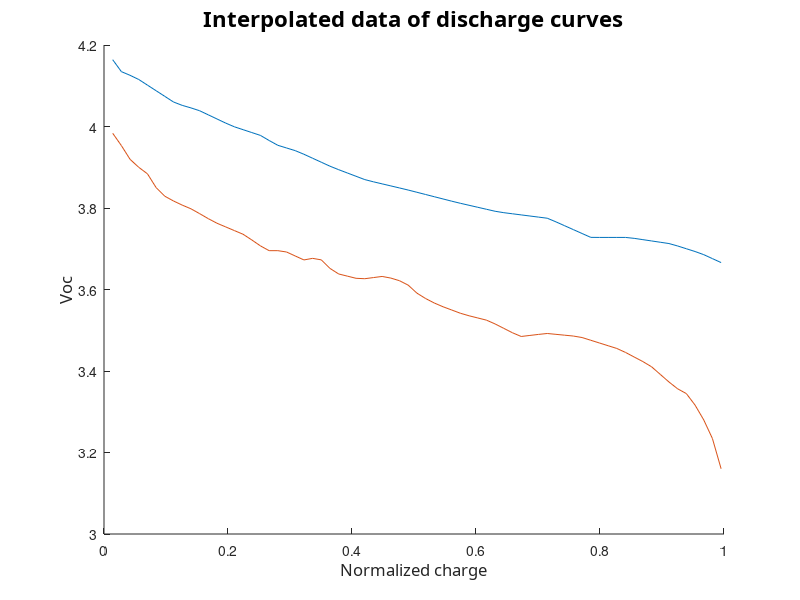

MATLAB code to generate this figure: (Note: this script raises an error after producing the figure.)
upper_current=0.145;
lower_current=1.440;

upper=load('upper_curve.txt');
lower=load('lower_curve.txt');

#Contains a cap-voc table by row
#cap vcc
#cap2 vcc2
#cap3 vcc3
x_interp_upper= 0:0.1:max(upper(:,+1));
upper_interp=[x_interp_upper' interp1(upper(:,1), upper(:,2), x_interp_upper)'];

x_interp_lower= 0:0.1:max(lower(:,+1));
lower_interp=[x_interp_lower' interp1(lower(:,1), lower(:,2), x_interp_lower)'];

#Obtain data in a different number of points
max_interp_value=min(max(upper(:,1)), max(lower(:,1)));
min_interp_value=max(min(upper(:,1)), min(lower(:,1)));

#Taglia il vettore
upper_interp=upper_interp(find( upper_interp(:,1)>min_interp_value), :);
upper_interp=upper_interp(find( upper_interp(:,1)<max_interp_value), :);

lower_interp=lower_interp(find( lower_interp(:,1)>min_interp_value), :);
lower_interp=lower_interp(find( lower_interp(:,1)<max_interp_value), :);

#Normalize the vector
divide_by=max_interp_value-min_interp_value;
upper_interp(:,1)=upper_interp(:,1)/divide_by;
lower_interp(:,1)=lower_interp(:,1)/divide_by;

figure
hold on
plot(upper_interp(:,1), upper_interp(:,2))
plot(lower_interp(:,1), lower_interp(:,2))
title('Interpolated data of discharge curves', 'Fontname', 'DejaVu', 'FontSize', 16);
xlabel('Normalized charge', 'FontName', 'DejaVu', 'FontSize', 12);
ylabel('Voc', 'FontName', 'DejaVu', 'FontSize', 12);
Rs=[];
for i=1:length(upper_interp(:,1))
  Vbc1=lower_interp(i,2);
  Ibc1=lower_current;
  Vbc2=upper_interp(i,2);
  Ibc2=upper_current;
  R=(Vbc2-Vbc1)/(Ibc1-Ibc2);
  Voc=Vbc1+R*Ibc1;

  #Build a Cap-R-V table
  Rs=[Rs;lower_interp(i,1) R Voc];
end


#Interpolate equation for VSoc
x=[min(Rs(:,1)):0.001:max(Rs(:,1))];
p0=[1 1 1 1 1 1 1];
p=fmins('vsoc_error', p0, [], [], Rs(:,1), Rs(:,3));
x=[min(Rs(:,1)):0.001:max(Rs(:,1))];
y=feval('vsoc2voc', p, x);
figure;
plot(x, y, Rs(:,1), Rs(:,3));
title('Measured vs. fitted VSOC curve', 'Fontname', 'DejaVu', 'FontSize', 16);
xlabel('Normalized charge', 'FontName', 'DejaVu', 'FontSize', 12);
ylabel('VSOC', 'FontName', 'DejaVu', 'FontSize', 12);

#Interpolate equation for R
x=[min(Rs(:,1)):0.001:max(Rs(:,1))];
p0=[1 1 1];
p=fmins('r_error', p0, [], [], Rs(:,1), Rs(:,2));
x=[min(Rs(:,1)):0.001:max(Rs(:,1))];
y=feval('vsoc2r', p, x);
figure;
plot(x, y, Rs(:,1), Rs(:,2));
title('Measured vs. fitted R curve', 'Fontname', 'DejaVu', 'FontSize', 16);
xlabel('Normalized charge', 'FontName', 'DejaVu', 'FontSize', 12);
ylabel('R', 'FontName', 'DejaVu', 'FontSize', 12);
